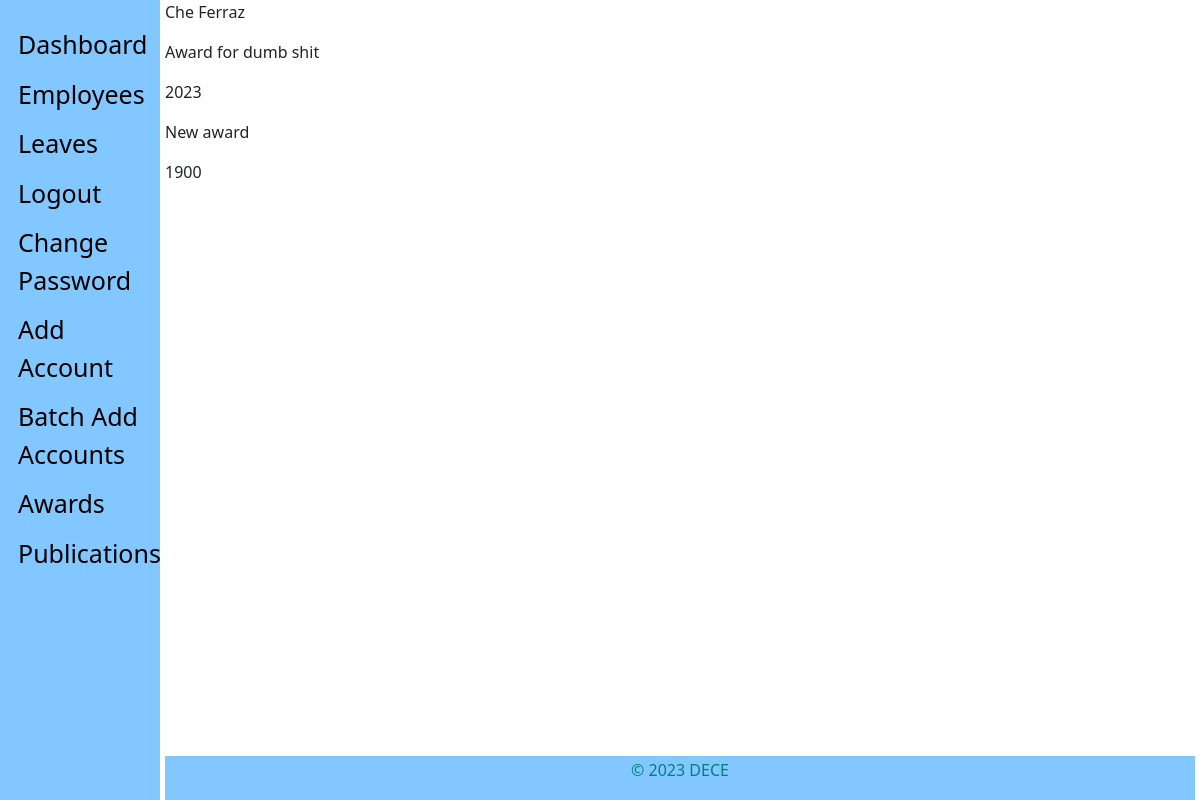
Page /admin_view/awards/ (signed in) on the committed database.
### staff_app/models.py (models this page shows, shortened)
class Employee(models.Model):
    MALE = 'male'
    FEMALE = 'female'
    OTHER = 'other'
    NOT_KNOWN = 'Not Known'
    GENDER = (
        (MALE, 'Male'),
        (FEMALE, 'Female'),
        (OTHER, 'Other'),
        (NOT_KNOWN, 'Not Known'),
    )
    MR = 'Mr'
    MRS = 'Mrs'
    MSS = 'Mss'
    DR = 'Dr'
    SIR = 'Sir'
    MADAM = 'Madam'
    TITLE = (
        (MR, 'Mr'),
        (MRS, 'Mrs'),
        (MSS, 'Mss'),
        (DR, 'Dr'),
        (SIR, 'Sir'),
        (MADAM, 'Madam'),
    )
    FULL_TIME = 'Full-Time'
    PART_TIME = 'Part-Time'
    CONTRACT = 'Contract'
    INTERN = 'Intern'
    EMPLOYEETYPE = (
        (FULL_TIME, 'Full-Time'),
        (PART_TIME, 'Part-Time'),
        (CONTRACT, 'Contract'),
        (INTERN, 'Intern'),
    )
    user = models.ForeignKey(CustomUser, on_delete=models.CASCADE, default=1)
    title = models.CharField(_('Title'), max_length=10,
                             default=MR, choices=TITLE, blank=False, null=True)
    image = models.ImageField(_('Profile Image'), upload_to='profiles/', default='profiles/default.png', blank=True,
                              null=True, help_text='upload image size less than 2.0MB')  # work on path username-date/image
    firstname = models.CharField(
        _('Firstname'), max_length=125, null=False, blank=False)
    lastname = models.CharField(
        _('Lastname'), max_length=125, null=False, blank=False)
    othername = models.CharField(
        _('Othername (optional)'), max_length=125, null=True, blank=True)
    sex = models.CharField(_('Gender'), max_length=10,
                           default=NOT_KNOWN, choices=GENDER, blank=False)
    email = models.EmailField(
        _('Email'), max_length=255, default=None, blank=True, null=True)
    tel = PhoneNumberField(null=False, blank=False,
                           verbose_name='Phone Number')
    bio = models.CharField(_('Bio'), max_length=255,
                           default='', null=True, blank=True)
    birthday = models.DateField(_('Date of Birth'), blank=False, null=True)
    nisnumber = models.PositiveIntegerField(
        _('NIS Number'), null=True, blank=True)
    tinnumber = models.CharField(
        _('TIN'), max_length=15, null=True, blank=True)
    employeetype = models.CharField(_('Employee Type'), max_length=15,
                                    default=FULL_TIME, choices=EMPLOYEETYPE, blank=False, null=True)
    vitae = models.FileField(_('Cirriculum Vitae'), upload_to='vitae/', blank=True,
                             null=True, help_text='upload in .docx or .pdf')
    is_blocked = models.BooleanField(
        _('Is Blocked'), help_text='button to toggle employee block and unblock', default=False)
    is_deleted = models.BooleanField(
        _('Is Deleted'), help_text='button to toggle employee deleted and undelete', default=False)
    created = models.DateTimeField(verbose_name=_(
        'Created'), auto_now_add=True, null=True)
    updated = models.DateTimeField(
        verbose_name=_('Updated'), auto_now=True, null=True)
    objects = EmployeeManager()
    class Meta:
        verbose_name = _('Employee')
        verbose_name_plural = _('Employees')
        ordering = ['-created']

class Awards(models.Model):
    user = models.ForeignKey(CustomUser, on_delete=models.CASCADE, default=1)
    title = models.CharField(max_length=100, verbose_name=_(
        'Title'), null=True, blank=False)
    year = models.IntegerField(verbose_name=_('Year'))
    updated = models.DateTimeField(auto_now=True, auto_now_add=False)
    created = models.DateTimeField(auto_now=False, auto_now_add=True)
    class Meta:
        verbose_name = _('Award')
        verbose_name_plural = _('Awards')
        ordering = ['-created']

### admin_app/views.py (the view)
# urls.py: path('awards/', views.awards, name="awards"),
def awards(request):
    if not (request.user.is_authenticated and request.user.is_superuser):
        return redirect('hris:home')
    awards = Awards.objects.all().order_by('-year')
    ids = []
    for instance in awards:
        ids.append(instance.user_id)
    names = Employee.objects.filter(user_id__in=ids)
    context = {
        "awards": awards,
        "names": names
    }
    return render(request, "admin/awards.html", context)

### admin_app/managers.py (called while the page is built)
    def get_queryset(self):
        return super().get_queryset().filter(is_deleted=False)

### templates/admin/awards.html (shortened to what this page needs)
{% extends 'base.html' %}
{% block content %}
    {% if not awards %}
        <p>No Awards</p>
    {% else %}
        {% for name in names %}
            <p>{{name.firstname}}  {{name.lastname}}</p>
            {% for instance in awards  %}
                {% if instance.user_id == name.user_id %}
                    <p>{{instance.title}}</p>
                    <p>{{instance.year}}</p>
                {% endif %}
            {% endfor %}
        {% endfor %}
    {% endif %}
{% endblock content %}

### rows in the picture
Employee: firstname "Che", lastname "Ferraz"
Awards: title "Award for dumb shit", year "2023"
Awards: title "New award", year "1900"
